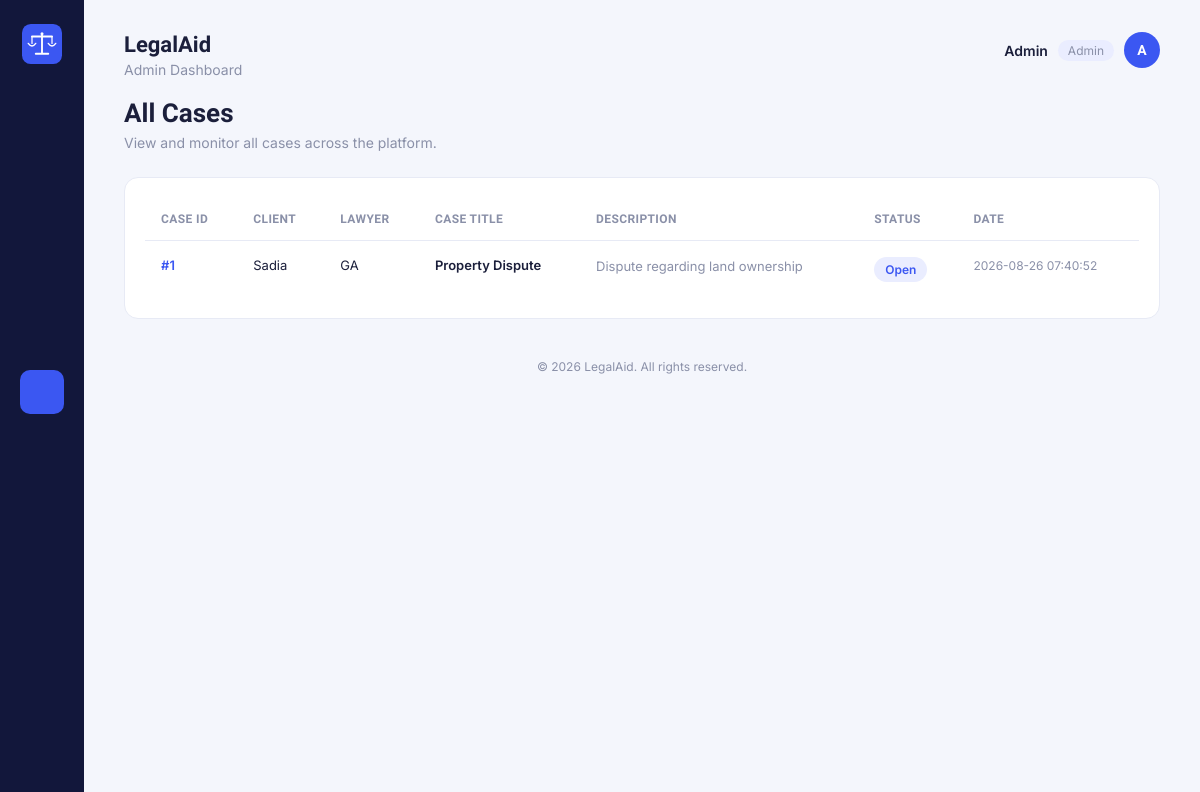
Screenshot of /admin/cases.php (signed in) with the database file from the repository.
### tables this page shows
CREATE TABLE `cases` (
  `case_id` int(11) NOT NULL,
  `client_id` int(11) NOT NULL,
  `lawyer_id` int(11) NOT NULL,
  `appointment_id` int(11) NOT NULL,
  `case_title` varchar(150) NOT NULL,
  `case_type` varchar(100) NOT NULL,
  `case_description` text NOT NULL,
  `status` varchar(30) NOT NULL,
  `created_at` timestamp NOT NULL DEFAULT current_timestamp() ON UPDATE current_timestamp()
);

CREATE TABLE `users` (
  `user_id` int(11) NOT NULL,
  `name` varchar(100) NOT NULL,
  `email` varchar(100) NOT NULL,
  `password` varchar(255) NOT NULL,
  `phone` varchar(20) DEFAULT NULL,
  `role` varchar(20) NOT NULL,
  `created_at` timestamp NOT NULL DEFAULT current_timestamp() ON UPDATE current_timestamp(),
  `status` varchar(20) NOT NULL DEFAULT 'active'
);

### admin/cases.php (the view, shortened to what this page needs)
<?php
include("../db.php");
$username = $_SESSION["username"];
function icon($name)
{
    $icons = [
        'home' =>
        '<path d="M4 11.5 12 5l8 6.5"/>
         <path d="M6 10v9a1 1 0 0 0 1 1h4v-6h2v6h4a1 1 0 0 0 1-1-1v-9"/>',
        'users' =>
        '<circle cx="9" cy="8" r="3"/>
         <path d="M2.5 20c1-3.3 3.4-5 6.5-5s5.5 1.7 6.5 5"/>
         <circle cx="17" cy="9" r="2.4"/>
         <path d="M15.8 12.2c2.3.3 3.9 1.8 4.7 4.3"/>',
        'briefcase' =>
        '<rect x="3.5" y="8" width="17" height="11" rx="2"/>
         <path d="M8.5 8V6a2 2 0 0 1 2-2h3a2 2 0 0 1 2 2v2"/>
         <path d="M3.5 13h17"/>',
        'shield' =>
        '<path d="M12 3.5 19 6v6c0 4.4-3 7.8-7 8.5-4-.7-7-4.1-7-8.5V6z"/>
         <path d="m9 12 2 2 4-4.2"/>',
        'calendar' =>
        '<rect x="4" y="5.5" width="16" height="14.5" rx="2"/>
         <path d="M4 10h16M8 3.5v3M16 3.5v3"/>',
        'folder' =>
        '<path d="M3.5 7.5a1.5 1.5 0 0 1 1.5-1.5h4l2 2.2h8a1.5 1.5 0 0 1 1.5 1.5V18a1.5 1.5 0 0 1-1.5 1.5H5A1.5 1.5 0 0 1 3.5 18z"/>',
        'chart' =>
        '<path d="M4 20V10M11 20V4M18 20v-7"/>
         <path d="M2.5 20.5h19"/>',
        'logout' =>
        '<path d="M9 21H5a2 2 0 0 1-2-2V5a2 2 0 0 1 2-2h4"/>
         <path d="M16 17l5-5-5-5"/>
         <path d="M21 12H9"/>'
    ];
    $body = $icons[$name] ?? '';
    return '<svg viewBox="0 0 24 24"
        fill="none"
        stroke="currentColor"
        stroke-width="1.7"
        stroke-linecap="round"
        stroke-linejoin="round">' .
        $body .
        '</svg>';
}
?>
<!DOCTYPE html>
<html lang="en">
<head>
<link rel="stylesheet" href="cases.css">
</head>
<body>
<div class="app">
    <nav class="sidebar">
        <a class="sidebar-logo" href="../dashboard.php">
            <img src="../logo/logo-icon.svg" alt="LegalAid">
        </a>
        <ul class="sidebar-nav">
            <li title="Dashboard">
                <a href="../dashboard.php">
                    <?php echo icon('home'); ?>
                </a>
            </li>
            <li title="View Clients">
                <a href="clients.php">
                    <?php echo icon('users'); ?>
                </a>
            </li>
            <li title="View Lawyers">
                <a href="lawyers.php">
                    <?php echo icon('briefcase'); ?>
                </a>
            </li>
            <li title="Lawyer Verification">
                <a href="verification.php">
                    <?php echo icon('shield'); ?>
                </a>
            </li>
            <li title="View Appointments">
                <a href="appointments.php">
                    <?php echo icon('calendar'); ?>
                </a>
            </li>
            <li class="active" title="View Cases">
                <a href="cases.php">
                    <?php echo icon('folder'); ?>
                </a>
            </li>
            <li title="View Reports">
                <a href="reports.php">
                    <?php echo icon('chart'); ?>
                </a>
            </li>
        </ul>
        <div class="sidebar-bottom">
            <a href="../logout.php" title="Logout">
                <?php echo icon('logout'); ?>
            </a>
        </div>
    </nav>
    <main class="main">
        <header class="topbar">
            <div>
                <h1>LegalAid</h1>
                <p class="subtitle">
                    Admin Dashboard
                </p>
            </div>
            <div class="account">
                <span class="account-name">
                    <?php echo htmlspecialchars($username); ?>
                </span>
                <span class="account-role">
                    Admin
                </span>
                <div class="avatar">
                    <?php echo strtoupper(substr($username, 0, 1)); ?>
                </div>
            </div>
        </header>
        <section class="page-header">
            <h2>All Cases</h2>
            <p>
                View and monitor all cases across the platform.
            </p>
        </section>
        <section class="table-card">
            <table class="cases-table">
                <thead>
                    <tr>
                        <th>Case ID</th>
                        <th>Client</th>
                        <th>Lawyer</th>
                        <th>Case Title</th>
                        <th>Description</th>
                        <th>Status</th>
                        <th>Date</th>
                    </tr>
                </thead>
                <tbody>
<?php
$sql="SELECT cases.*,
client.name AS client_name,
lawyer.name AS lawyer_name
FROM cases
JOIN users AS client
ON cases.client_id=client.user_id
JOIN lawyer_profiles
ON cases.lawyer_id=lawyer_profiles.lawyer_id
JOIN users AS lawyer
ON lawyer_profiles.user_id=lawyer.user_id
ORDER BY cases.case_id DESC";
$result=mysqli_query($conn,$sql);
if(mysqli_num_rows($result)>0)
{
    while($row=mysqli_fetch_assoc($result))
    {
?>
                    <tr>
                        <td>
                            <span class="case-id">
                                #<?php echo $row["case_id"]; ?>
                            </span>
                        </td>
                        <td>
                            <?php echo htmlspecialchars($row["client_name"]); ?>
                        </td>
                        <td>
                            <?php echo htmlspecialchars($row["lawyer_name"]); ?>
                        </td>
                        <td>
                            <span class="case-title">
                                <?php echo htmlspecialchars($row["case_title"]); ?>
                            </span>
                        </td>
                        <td>
                            <span class="description">
                                <?php echo htmlspecialchars($row["case_description"]); ?>
                            </span>
                        </td>
                        <td>
                            <span class="status">
                                <?php echo htmlspecialchars($row["status"]); ?>
                            </span>
                        </td>
                        <td>
                            <span class="date">
                                <?php echo htmlspecialchars($row["created_at"]); ?>
                            </span>
                        </td>
                    </tr>
<?php
    }
}
?>
                </tbody>
            </table>
        </section>
        <footer class="footer">
            &copy;
            <?php echo date("Y"); ?>
            LegalAid. All rights reserved.
        </footer>
    </main>
</div>
</body>
</html>

### admin/cases.css (style rules this page uses)
:root { --sidebar: #12173B; --sidebar-icon: #7C82AA; --sidebar-icon-active: #FFFFFF; --accent: #3B57F2; --accent-soft: #EAEDFF; --bg: #F4F6FC; --card: #FFFFFF; --text: #1B1F3B; --muted: #8A90A8; --border: #E7EAF5; --radius: 14px; }
* { box-sizing: border-box; }
body { margin: 0; font-family: 'Inter', Arial, sans-serif; background-color: var(--bg); color: var(--text); }
h1, h2, h3 { font-family: 'Sora', 'Inter', Arial, sans-serif; margin: 0; }
a { text-decoration: none; color: inherit; }
.app { display: flex; min-height: 100vh; }
.sidebar { width: 84px; flex-shrink: 0; background-color: var(--sidebar); display: flex; flex-direction: column; align-items: center; padding: 24px 0; }
.sidebar-logo { display: flex; align-items: center; justify-content: center; margin-bottom: 36px; }
.sidebar-logo img { width: 40px; height: 40px; display: block; }
.sidebar-nav { list-style: none; padding: 0; margin: 0; display: flex; flex-direction: column; gap: 10px; flex-grow: 1; width: 100%; }
.sidebar-nav li a { display: flex; align-items: center; justify-content: center; width: 44px; height: 44px; margin: 0 auto; border-radius: 10px; color: var(--sidebar-icon); transition: background-color 0.15s ease, color 0.15s ease; }
.sidebar-nav li a svg { width: 20px; height: 20px; }
.sidebar-nav li.active a { background-color: var(--accent); color: var(--sidebar-icon-active); }
.sidebar-bottom a { display: flex; align-items: center; justify-content: center; width: 44px; height: 44px; border-radius: 10px; color: var(--sidebar-icon); }
.sidebar-bottom a svg { width: 20px; height: 20px; }
.main { flex-grow: 1; padding: 32px 40px 24px; max-width: 1250px; }
.topbar { display: flex; align-items: flex-start; justify-content: space-between; margin-bottom: 20px; }
.topbar h1 { font-size: 22px; color: var(--text); }
.subtitle { margin: 4px 0 0; color: var(--muted); font-size: 14px; }
.account { display: flex; align-items: center; gap: 10px; }
.account-name { font-weight: 600; font-size: 14px; }
.account-role { font-size: 12px; color: var(--muted); background: var(--accent-soft); padding: 3px 10px; border-radius: 999px; }
.avatar { width: 36px; height: 36px; border-radius: 50%; background: var(--accent); color: white; font-family: 'Sora', sans-serif; font-weight: 600; display: flex; align-items: center; justify-content: center; font-size: 14px; }
.page-header { margin: 18px 0 26px; }
.page-header h2 { font-size: 26px; }
.page-header p { margin: 6px 0 0; color: var(--muted); font-size: 14px; }
.table-card { background: var(--card); border: 1px solid var(--border); border-radius: var(--radius); padding: 20px; overflow-x: auto; transition: box-shadow 0.15s ease, border-color 0.15s ease; }
.cases-table { width: 100%; border-collapse: collapse; min-width: 950px; }
.cases-table th { text-align: left; font-family: 'Sora', 'Inter', Arial, sans-serif; font-size: 12px; font-weight: 600; color: var(--muted); text-transform: uppercase; letter-spacing: 0.4px; padding: 14px 16px; border-bottom: 1px solid var(--border); }
.cases-table td { padding: 16px; font-size: 13px; color: var(--text); border-bottom: 1px solid var(--border); vertical-align: top; }
.cases-table tbody tr:last-child td { border-bottom: none; }
.cases-table tbody tr { transition: background-color 0.15s ease; }
.case-id { font-weight: 600; color: var(--accent); }
.case-title { font-weight: 600; }
.description { color: var(--muted); line-height: 1.5; display: block; max-width: 280px; }
.status { display: inline-block; padding: 5px 11px; border-radius: 999px; background: var(--accent-soft); color: var(--accent); font-size: 12px; font-weight: 600; white-space: nowrap; }
.date { color: var(--muted); white-space: nowrap; font-size: 12px; }
.footer { margin-top: 40px; text-align: center; color: var(--muted); font-size: 12px; }

### rows the page displays
cases: case_id "1", users.name "Sadia", users.name "GA", case_title "Property Dispute", case_description "Dispute regarding land ownership", status "Open", created_at "2026-08-26 07:40:52"

### other values shown
$username "Admin"
substr($username, 0, 1) "A"
